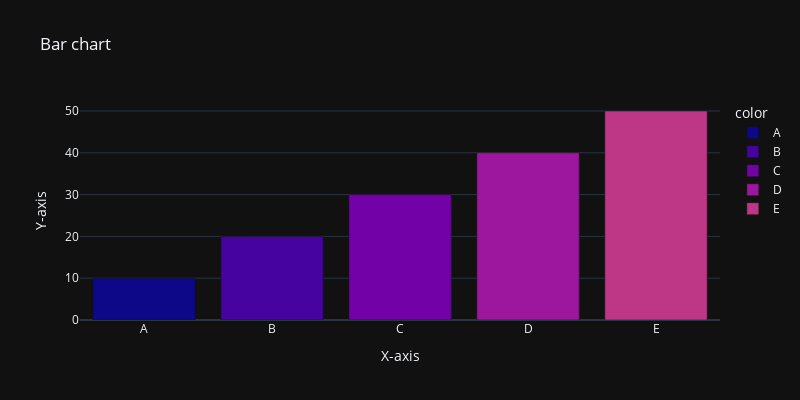

Notebook code for this chart:
### Code cell
labels = ['A', 'B', 'C', 'D','E']
counts = [10, 20, 30, 40, 50]
fig = px.bar(x=labels, y=counts, title='Bar chart', labels={'x':'X-axis', 'y':'Y-axis'},
              width=800, height=400, template = 'plotly_dark', color = labels,
              color_discrete_sequence=px.colors.sequential.Plasma)
fig.show()

### Figure 1 — Plotly figure (JSON) as saved in the notebook; plotly's stock layout.template omitted (floating-point values rounded to 4 significant figures)
{"data": [{"alignmentgroup": "True", "hovertemplate": "color=A<br>X-axis=%{x}<br>Y-axis=%{y}<extra></extra>", "legendgroup": "A", "marker": {"color": "#0d0887", "pattern": {"shape": ""}}, "name": "A", "offsetgroup": "A", "orientation": "v", "showlegend": true, "textposition": "auto", "type": "bar", "x": ["A"], "xaxis": "x", "y": [10], "yaxis": "y"}, {"alignmentgroup": "True", "hovertemplate": "color=B<br>X-axis=%{x}<br>Y-axis=%{y}<extra></extra>", "legendgroup": "B", "marker": {"color": "#46039f", "pattern": {"shape": ""}}, "name": "B", "offsetgroup": "B", "orientation": "v", "showlegend": true, "textposition": "auto", "type": "bar", "x": ["B"], "xaxis": "x", "y": [20], "yaxis": "y"}, {"alignmentgroup": "True", "hovertemplate": "color=C<br>X-axis=%{x}<br>Y-axis=%{y}<extra></extra>", "legendgroup": "C", "marker": {"color": "#7201a8", "pattern": {"shape": ""}}, "name": "C", "offsetgroup": "C", "orientation": "v", "showlegend": true, "textposition": "auto", "type": "bar", "x": ["C"], "xaxis": "x", "y": [30], "yaxis": "y"}, {"alignmentgroup": "True", "hovertemplate": "color=D<br>X-axis=%{x}<br>Y-axis=%{y}<extra></extra>", "legendgroup": "D", "marker": {"color": "#9c179e", "pattern": {"shape": ""}}, "name": "D", "offsetgroup": "D", "orientation": "v", "showlegend": true, "textposition": "auto", "type": "bar", "x": ["D"], "xaxis": "x", "y": [40], "yaxis": "y"}, {"alignmentgroup": "True", "hovertemplate": "color=E<br>X-axis=%{x}<br>Y-axis=%{y}<extra></extra>", "legendgroup": "E", "marker": {"color": "#bd3786", "pattern": {"shape": ""}}, "name": "E", "offsetgroup": "E", "orientation": "v", "showlegend": true, "textposition": "auto", "type": "bar", "x": ["E"], "xaxis": "x", "y": [50], "yaxis": "y"}], "layout": {"barmode": "relative", "height": 400, "legend": {"title": {"text": "color"}, "tracegroupgap": 0}, "title": {"text": "Bar chart"}, "width": 800, "xaxis": {"anchor": "y", "domain": [0, 1], "title": {"text": "X-axis"}}, "yaxis": {"anchor": "x", "domain": [0, 1], "title": {"text": "Y-axis"}}}}
